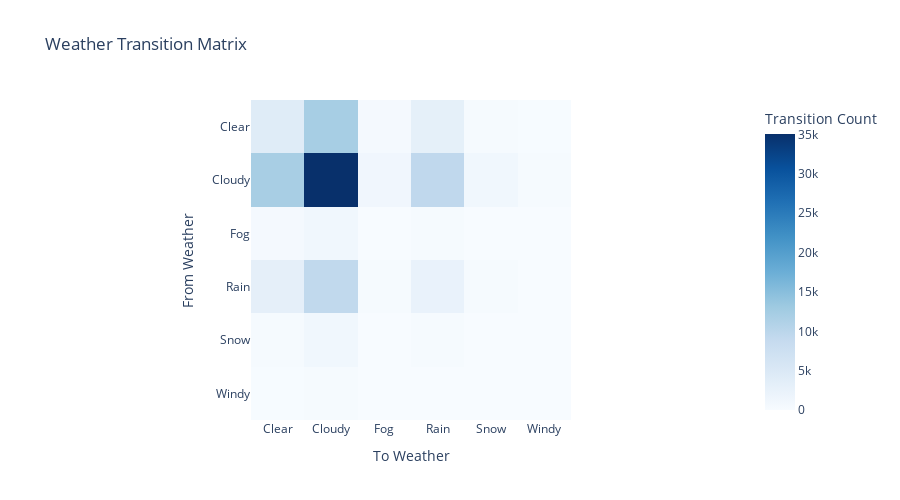

The code cell stored with this chart in its notebook:
### Markdown cell above
## 10. Weather Transitions Analysis

Analysis of how weather conditions change over time, useful for understanding dataset temporal patterns.

### Code cell
if weather_data and 'detailed_statistics' in weather_data:
    weather_transitions = weather_data['detailed_statistics'].get('weather_transitions', {})
    
    if weather_transitions:
        print("=== WEATHER TRANSITION PATTERNS ===")
        
        # Process transitions data
        transitions_data = []
        for transition, count in weather_transitions.items():
            if '->' in transition:
                from_weather, to_weather = transition.split('->')
                transitions_data.append({
                    'From': from_weather.title(),
                    'To': to_weather.title(),
                    'Count': count,
                    'Transition': f"{from_weather.title()} → {to_weather.title()}"
                })
        
        if transitions_data:
            transitions_df = pd.DataFrame(transitions_data)
            
            # Create transition matrix for heatmap
            transition_matrix = transitions_df.pivot(index='From', columns='To', values='Count').fillna(0)
            
            # Create heatmap
            fig = px.imshow(
                transition_matrix.values,
                x=transition_matrix.columns,
                y=transition_matrix.index,
                title='Weather Transition Matrix',
                labels={'x': 'To Weather', 'y': 'From Weather', 'color': 'Transition Count'},
                color_continuous_scale='Blues'
            )
            fig.update_layout(height=500)
            fig.show()
            
            # Top transitions
            top_transitions = transitions_df.nlargest(10, 'Count')
            
            print(f"\n🔄 TOP WEATHER TRANSITIONS:")
            for _, row in top_transitions.iterrows():
                print(f"   {row['Transition']}: {row['Count']:,} times")
            
            # Stability analysis
            stable_weather = {}
            for _, row in transitions_df.iterrows():
                if row['From'] == row['To']:
                    stable_weather[row['From']] = row['Count']
            
            if stable_weather:
                print(f"\n🔒 WEATHER STABILITY (Same→Same):")
                for weather, count in sorted(stable_weather.items(), key=lambda x: x[1], reverse=True):
                    print(f"   {weather}: {count:,} stable periods")
        
        else:
            print("❌ No valid transition data found.")
    
    else:
        print("❌ No weather transitions data available in the analysis results.")
else:
    print("❌ Weather data not loaded or missing detailed statistics.")

### Figure 1 — Plotly figure (JSON) as saved in the notebook; plotly's stock layout.template omitted (floating-point values rounded to 4 significant figures)
{"data": [{"coloraxis": "coloraxis", "hovertemplate": "To Weather: %{x}<br>From Weather: %{y}<br>Transition Count: %{z}<extra></extra>", "name": "0", "type": "heatmap", "x": ["Clear", "Cloudy", "Fog", "Rain", "Snow", "Windy"], "xaxis": "x", "y": ["Clear", "Cloudy", "Fog", "Rain", "Snow", "Windy"], "yaxis": "y", "z": [[4172, 12155, 465, 3147, 401, 100], [12085, 35069, 1246, 9422, 1156, 289], [466, 1232, 36, 336, 34, 13], [3215, 9346, 326, 2430, 326, 73], [399, 1172, 37, 307, 46, 11], [103, 293, 7, 74, 9, 1]]}], "layout": {"coloraxis": {"colorbar": {"title": {"text": "Transition Count"}}, "colorscale": [[0, "rgb(247,251,255)"], [0.125, "rgb(222,235,247)"], [0.25, "rgb(198,219,239)"], [0.375, "rgb(158,202,225)"], [0.5, "rgb(107,174,214)"], [0.625, "rgb(66,146,198)"], [0.75, "rgb(33,113,181)"], [0.875, "rgb(8,81,156)"], [1, "rgb(8,48,107)"]]}, "height": 500, "title": {"text": "Weather Transition Matrix"}, "xaxis": {"anchor": "y", "constrain": "domain", "domain": [0, 1], "scaleanchor": "y", "title": {"text": "To Weather"}}, "yaxis": {"anchor": "x", "autorange": "reversed", "constrain": "domain", "domain": [0, 1], "title": {"text": "From Weather"}}}}
